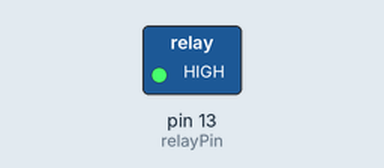
Recording of a sketch running on a simulated Arduino Uno, built with avr-gcc and run on an emulated ATmega328P. Shown: switched loads named in the sketch (green lamp = pin HIGH).

Above: at 0.1 s.
At 3.1 s:
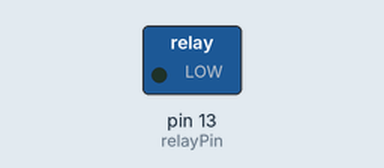
Timing chart, 0 to 4.6 s (numbered marks = the images above):
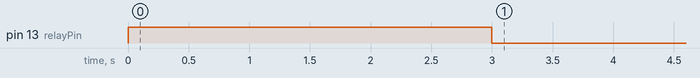

The sketch:

checkValveBackPress.ino
```cpp
int relayPin = 13;

void setup() {
  // put your setup code here, to run once:
  pinMode(relayPin, OUTPUT);
}

void loop() {
  // put your main code here, to run repeatedly:

  // close for 3 seconds
  digitalWrite(relayPin, HIGH);
  delay(3000);

  // open for 1000 seconds
  digitalWrite(relayPin, LOW);
  delay(1000000);

  // close for two seconds
  digitalWrite(relayPin, HIGH);
  delay(2000);
}
```

Measured:
- by itself, pin 13 (relayPin): LOW → HIGH at 0.00 s, → LOW 3.0 s later
